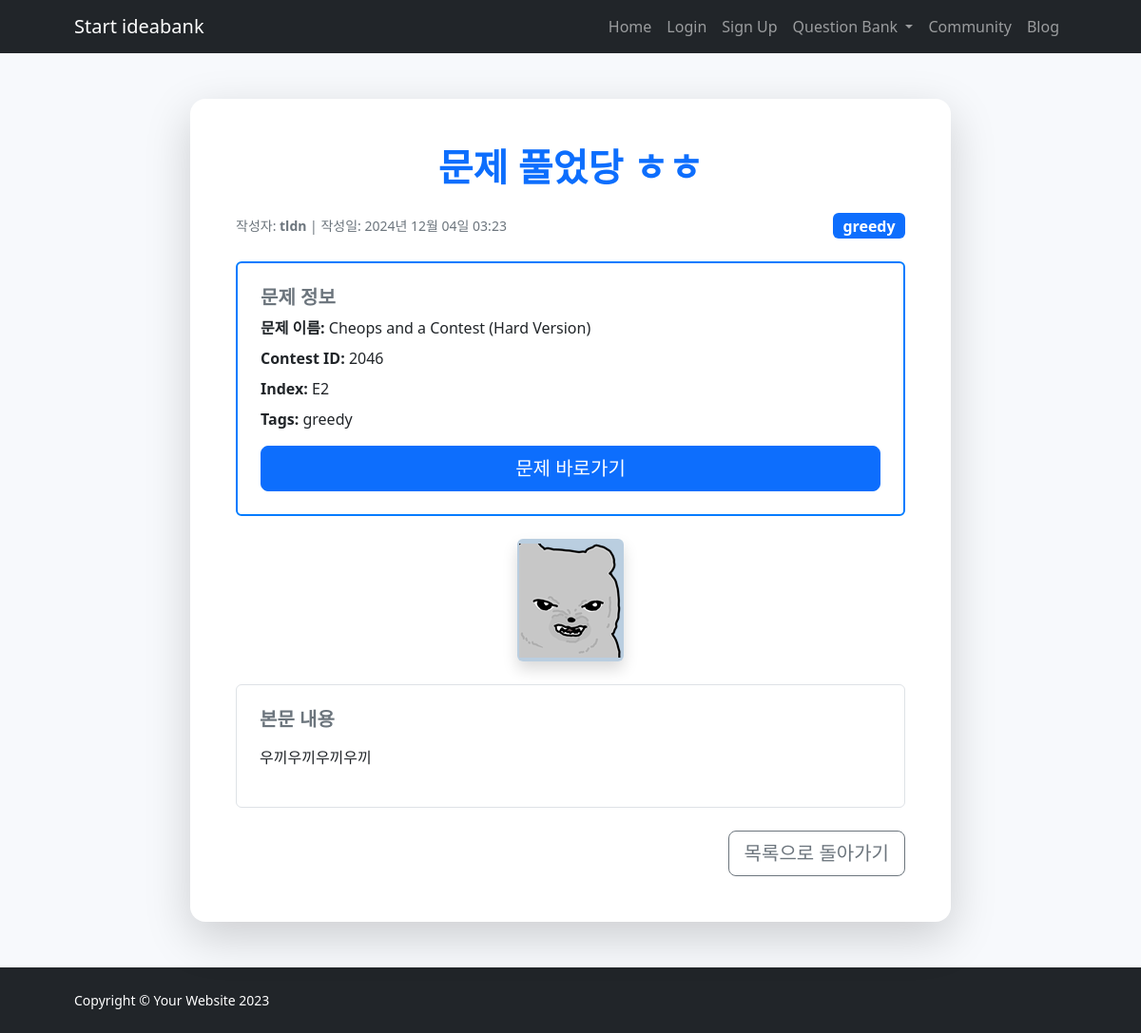
Page /blog/23/ on the committed database.
### IBK_ossproject/models.py (models this page shows, shortened)
class BlogPost(models.Model):
    VISIBILITY_CHOICES = [
        ('public', '전체공개'),
        ('private', '나만 보기'),
    ]
    author = models.ForeignKey(User, on_delete=models.CASCADE)
    title = models.CharField(max_length=200)
    category = models.CharField(max_length=100)
    content = models.TextField()
    image = models.ImageField(upload_to='blog_images/', blank=True, null=True)
    created_at = models.DateTimeField(auto_now_add=True)
    visibility = models.CharField(max_length=10, choices=VISIBILITY_CHOICES, default='public')  # 공개 여부 추가
    contest_id = models.CharField(max_length=20, blank=True, null=True)
    index = models.CharField(max_length=10, blank=True, null=True)
    problem_name = models.CharField(max_length=200, blank=True, null=True)
    tags = models.CharField(max_length=200, blank=True, null=True)

### IBK_ossproject/views.py (the view)
# urls.py: path('blog/<int:pk>/', views.blog_detail, name='blog_detail'),
def blog_detail(request, pk):
    blog = get_object_or_404(BlogPost, pk=pk)
    return render(request, 'blog_detail.html', {'blog': blog})

### templates/blog_detail.html (shortened to what this page needs)
{% extends "base.html" %}
{% load static %}
{% block content %}
    <section class="py-5">
        <div class="container px-5">
            <div class="row justify-content-center">
                <div class="col-lg-10 d-flex justify-content-center">
                    <div class="card shadow-lg border-0 rounded-4" style="width: 800px;">
                        <div class="card-body p-5">
                            <h1 class="fw-bolder mb-4 text-primary text-center" style="font-size: 2.5rem;">{{ blog.title }}</h1>
                            <div class="d-flex justify-content-between align-items-center mb-4">
                                <div class="small text-muted">작성자: <strong>{{ blog.author.username }}</strong> | 작성일: {{ blog.created_at|date:"Y년 m월 d일 H:i" }}</div>
                                <div class="badge bg-primary text-white" style="font-size: 1rem;">{{ blog.category }}</div>
                            </div>
                            {% if blog.problem_name %}
                            <div class="problem-item p-4 mb-4 rounded bg-white" style="border: 2px solid #007bff;">
                                <h5 class="fw-bolder text-secondary">문제 정보</h5>
                                <p class="mb-2"><strong>문제 이름:</strong> {{ blog.problem_name }}</p>
                                <p class="mb-2"><strong>Contest ID:</strong> {{ blog.contest_id }}</p>
                                <p class="mb-2"><strong>Index:</strong> {{ blog.index }}</p>
                                <p class="mb-2"><strong>Tags:</strong> {{ blog.tags }}</p>
                                <div class="d-grid gap-2 mt-3">
                                    <a href="https://codeforces.com/contest/{{ blog.contest_id }}/problem/{{ blog.index }}" class="btn btn-primary btn-lg" target="_blank">문제 바로가기</a>
                                </div>
                            </div>
                            {% endif %}
                            {% if blog.image %}
                                <div class="text-center mb-4">
                                    <img class="img-fluid rounded shadow" src="{{ blog.image.url }}" alt="블로그 이미지" style="max-height: 400px; object-fit: cover;">
                                </div>
                            {% endif %}
                            <div class="content-section border p-4 mb-4 rounded bg-white" style="border: 2px solid #6c757d;">
                                <h5 class="fw-bolder text-secondary mb-3">본문 내용</h5>
                                <p class="fs-5" style="line-height: 1.8;">{{ blog.content|linebreaks }}</p>
                            </div>
                            <div class="d-flex justify-content-end mt-4">
                                <a href="{% url 'blog_post' %}" class="btn btn-outline-secondary btn-lg">목록으로 돌아가기</a>
                            </div>
                        </div>
                    </div>
                </div>
            </div>
        </div>
    </section>
{% endblock %}

### templates/blog_detail.html (style rules this page uses)
body { background-color: #f7f9fc; }
.card { border-radius: 15px; box-shadow: 0 6px 18px rgba(0, 0, 0, 0.1); }
.text-primary { font-weight: 800; text-transform: uppercase; }
.badge { font-size: 0.95em; }
.content-section { background: #ffffff; transition: box-shadow 0.3s; }
.problem-item { transition: transform 0.3s; }

### rows in the picture
BlogPost: title "문제 풀었당 ㅎㅎ", author.username "tldn", created_at "2024년 12월 04일 03:23", category "greedy", problem_name "Cheops and a Contest (Hard Version)", contest_id "2046", index "E2", tags "greedy", image (picture), content "우끼우끼우끼우끼"
